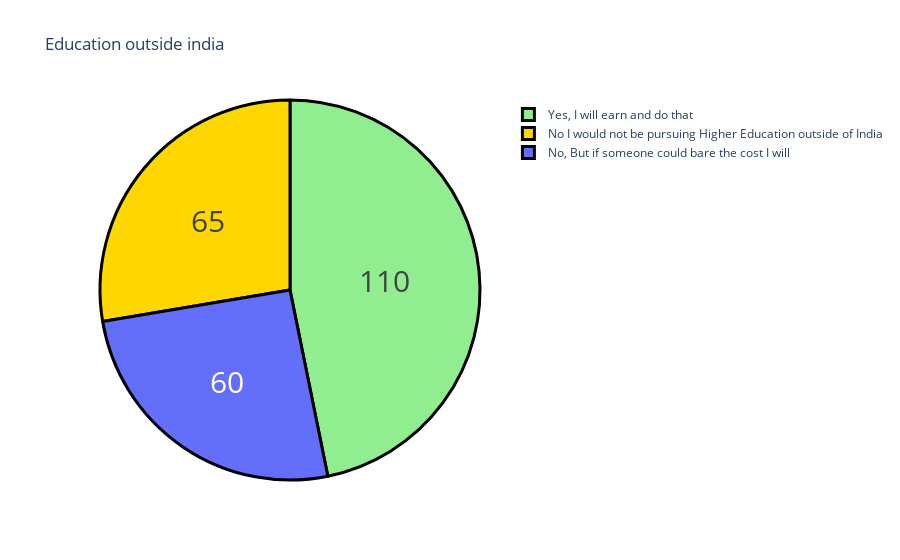

The code cell stored with this chart in its notebook:
### Code cell
asp1=data["Would you definitely pursue a Higher Education / Post Graduation outside of India ? If only you have to self sponsor it."].value_counts()
label=asp1.index
counts=asp1.values
colors=['lightgreen','gold']
fig=go.Figure(data=[go.Pie(labels=label,values=counts)])
fig.update_layout(title_text='Education outside india')
fig.update_traces(hoverinfo='label+percent', 
                  textinfo='value', textfont_size=30,
                  marker=dict(colors=colors, 
                              line=dict(color='black', width=3)))
fig.show()

### Figure 1 — Plotly figure (JSON) as saved in the notebook; plotly's stock layout.template omitted (floating-point values rounded to 4 significant figures)
{"data": [{"hoverinfo": "label+percent", "labels": ["Yes, I will earn and do that", "No I would not be pursuing Higher Education outside of India", "No, But if someone could bare the cost I will"], "marker": {"colors": ["lightgreen", "gold"], "line": {"color": "black", "width": 3}}, "textfont": {"size": 30}, "textinfo": "value", "type": "pie", "values": [110, 65, 60]}], "layout": {"title": {"text": "Education outside india"}}}
